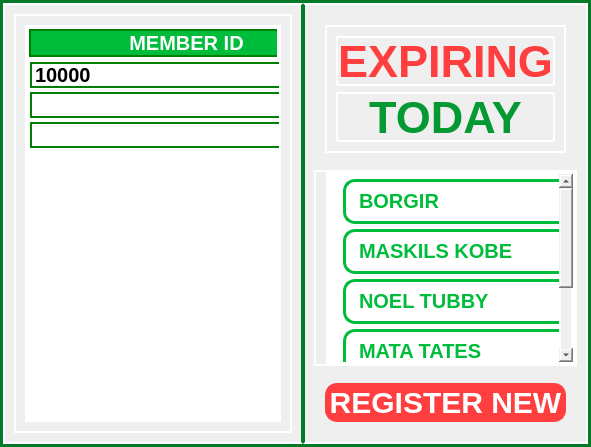
           <widget class="QFrame" name="member_log_mainFrame">
            <property name="maximumSize">
             <size>
              <width>16777215</width>
              <height>16777215</height>
             </size>
            </property>
            <property name="styleSheet">
             <string notr="true">border-color:#037a28;
border-width: 3px;
border-style: solid;</string>
            </property>
            <property name="frameShape">
             <enum>QFrame::StyledPanel</enum>
            </property>
            <property name="frameShadow">
             <enum>QFrame::Raised</enum>
            </property>
            <layout class="QGridLayout" name="gridLayout_8">
             <property name="leftMargin">
              <number>0</number>
             </property>
             <property name="topMargin">
              <number>0</number>
             </property>
             <property name="rightMargin">
              <number>0</number>
             </property>
             <property name="bottomMargin">
              <number>0</number>
             </property>
             <property name="spacing">
              <number>0</number>
             </property>
             <item row="0" column="0">
              <widget class="QFrame" name="frame_61">
               <property name="maximumSize">
                <size>
                 <width>16777215</width>
                 <height>16777215</height>
                </size>
               </property>
               <property name="styleSheet">
                <string notr="true">border-color:white;
border-right-color:#037a28;
border-width: 1.5px;
border-style: solid;</string>
               </property>
               <property name="frameShape">
                <enum>QFrame::StyledPanel</enum>
               </property>
               <property name="frameShadow">
                <enum>QFrame::Raised</enum>
               </property>
               <layout class="QHBoxLayout" name="horizontalLayout_33">
                <item>
                 <widget class="QFrame" name="frame_68">
                  <property name="maximumSize">
                   <size>
                    <width>1350</width>
                    <height>16777215</height>
                   </size>
                  </property>
                  <property name="styleSheet">
                   <string notr="true">border-color: white;</string>
                  </property>
                  <property name="frameShape">
                   <enum>QFrame::StyledPanel</enum>
                  </property>
                  <property name="frameShadow">
                   <enum>QFrame::Raised</enum>
                  </property>
                  <layout class="QHBoxLayout" name="horizontalLayout_30">
                   <item>
                    <widget class="QTableWidget" name="member_tableWidget">
                     <property name="maximumSize">
                      <size>
                       <width>1250</width>
                       <height>16777215</height>
                      </size>
                     </property>
                     <property name="focusPolicy">
                      <enum>Qt::NoFocus</enum>
                     </property>
                     <property name="styleSheet">
                      <string notr="true">QTableWidget{
background-color: white;
gridline-color: green;
font: bold 20px Arial, serif;
border-width: 2px;
	
}
QTableView::item {
margin-top: 3px;
margin-left: 3px;
border-left: 2px solid green;
border-top: 2px solid green;
border-bottom: 2px solid green;
border-right: 2px solid green;
}
QHeaderView::section{
background-color: #00bc3b;
border: 2px solid green;
font: bold 20px Arial, serif;
color: rgb(255, 255, 255);
}
</string>
                     </property>
                     <property name="horizontalScrollBarPolicy">
                      <enum>Qt::ScrollBarAlwaysOff</enum>
                     </property>
                     <property name="editTriggers">
                      <set>QAbstractItemView::NoEditTriggers</set>
                     </property>
                     <property name="gridStyle">
                      <enum>Qt::NoPen</enum>
                     </property>
                     <attribute name="horizontalHeaderCascadingSectionResizes">
                      <bool>true</bool>
                     </attribute>
                     <attribute name="horizontalHeaderDefaultSectionSize">
                      <number>315</number>
                     </attribute>
                     <attribute name="verticalHeaderVisible">
                      <bool>false</bool>
                     </attribute>
                     <row>
                      <property name="text">
                       <string>1</string>
                      </property>
                     </row>
                     <row>
                      <property name="text">
                       <string>New Row</string>
                      </property>
                     </row>
                     <row>
                      <property name="text">
                       <string>New Row</string>
                      </property>
                     </row>
                     <column>
                      <property name="text">
                       <string>MEMBER ID</string>
                      </property>
                      <property name="textAlignment">
                       <set>AlignCenter</set>
                      </property>
                     </column>
                     <column>
                      <property name="text">
                       <string>NAME</string>
                      </property>
                     </column>
                     <column>
                      <property name="text">
                       <string>SUBSCRIPTION DATE</string>
                      </property>
                     </column>
                     <column>
                      <property name="text">
                       <string>EXPIRY DATE</string>
                      </property>
                     </column>
                     <item row="0" column="0">
                      <property name="text">
                       <string>10000</string>
                      </property>
                     </item>
                     <item row="0" column="1">
                      <property name="text">
                       <string>ARCIPE</string>
                      </property>
                     </item>
                     <item row="0" column="2">
                      <property name="text">
                       <string>04-23-2024</string>
                      </property>
                     </item>
                     <item row="0" column="3">
                      <property name="text">
                       <string>05-23-2024</string>
                      </property>
                     </item>
                    </widget>
                   </item>
                  </layout>
                 </widget>
                </item>
               </layout>
              </widget>
             </item>
             <item row="0" column="1">
              <widget class="QFrame" name="frame_66">
               <property name="maximumSize">
                <size>
                 <width>350</width>
                 <height>16777215</height>
                </size>
               </property>
               <property name="styleSheet">
                <string notr="true">border-color:white;
border-left-color:#037a28;
border-width: 1.5px;
border-style: solid;</string>
               </property>
               <property name="frameShape">
                <enum>QFrame::StyledPanel</enum>
               </property>
               <property name="frameShadow">
                <enum>QFrame::Raised</enum>
               </property>
               <layout class="QGridLayout" name="gridLayout_11">
                <item row="1" column="0">
                 <widget class="QFrame" name="frame_71">
                  <property name="maximumSize">
                   <size>
                    <width>16777215</width>
                    <height>500</height>
                   </size>
                  </property>
                  <property name="styleSheet">
                   <string notr="true">border-color: white;</string>
                  </property>
                  <property name="frameShape">
                   <enum>QFrame::StyledPanel</enum>
                  </property>
                  <property name="frameShadow">
                   <enum>QFrame::Raised</enum>
                  </property>
                  <layout class="QHBoxLayout" name="horizontalLayout_32">
                   <property name="spacing">
                    <number>0</number>
                   </property>
                   <property name="leftMargin">
                    <number>0</number>
                   </property>
                   <property name="topMargin">
                    <number>0</number>
                   </property>
                   <property name="rightMargin">
                    <number>0</number>
                   </property>
                   <property name="bottomMargin">
                    <number>0</number>
                   </property>
                   <item>
                    <widget class="QTableWidget" name="expired_mem_tableWidget">
                     <property name="maximumSize">
                      <size>
                       <width>300</width>
                       <height>400</height>
                      </size>
                     </property>
                     <property name="focusPolicy">
                      <enum>Qt::NoFocus</enum>
                     </property>
                     <property name="contextMenuPolicy">
                      <enum>Qt::NoContextMenu</enum>
                     </property>
                     <property name="styleSheet">
                      <string notr="true">QTableWidget{
background-color: white;
margin-left: 10px;
gridline-color: white;
font: bold 20px Arial, serif;
color: #00bc3b;
border-width: 2px;
	
}
QTableView::item {
background-color: white;
border-width: 3px;
border-style: solid;
border-color: #00bc3b;
margin-top: 5px;
margin-left: 15px;
border-radius: 12px;
padding: 10px 0px 10px 10px;
}
QHeaderView::section{
	border-color:#828282;
	background-color: #828282;
border-radius: 1px;
font: bold 35px Arial, serif;
	color: white;
}
</string>
                     </property>
                     <property name="lineWidth">
                      <number>1</number>
                     </property>
                     <property name="verticalScrollBarPolicy">
                      <enum>Qt::ScrollBarAsNeeded</enum>
                     </property>
                     <property name="horizontalScrollBarPolicy">
                      <enum>Qt::ScrollBarAlwaysOff</enum>
                     </property>
                     <property name="editTriggers">
                      <set>QAbstractItemView::NoEditTriggers</set>
                     </property>
                     <property name="selectionMode">
                      <enum>QAbstractItemView::NoSelection</enum>
                     </property>
                     <property name="selectionBehavior">
                      <enum>QAbstractItemView::SelectItems</enum>
                     </property>
                     <property name="verticalScrollMode">
                      <enum>QAbstractItemView::ScrollPerPixel</enum>
                     </property>
                     <property name="showGrid">
                      <bool>false</bool>
                     </property>
                     <property name="gridStyle">
                      <enum>Qt::NoPen</enum>
                     </property>
                     <attribute name="horizontalHeaderVisible">
                      <bool>false</bool>
                     </attribute>
                     <attribute name="horizontalHeaderDefaultSectionSize">
                      <number>300</number>
                     </attribute>
                     <attribute name="verticalHeaderVisible">
                      <bool>false</bool>
                     </attribute>
                     <attribute name="verticalHeaderDefaultSectionSize">
                      <number>50</number>
                     </attribute>
                     <attribute name="verticalHeaderHighlightSections">
                      <bool>false</bool>
                     </attribute>
                     <row>
                      <property name="text">
                       <string>BORGIR</string>
                      </property>
                     </row>
                     <row>
                      <property name="text">
                       <string>MASKILS KOBE</string>
                      </property>
                     </row>
                     <row>
                      <property name="text">
                       <string>NOELTUBBY</string>
                      </property>
                     </row>
                     <row>
                      <property name="text">
                       <string>MATA TATES</string>
                      </property>
                     </row>
                     <row>
                      <property name="text">
                       <string>SANTO DADDY URIEL</string>
                      </property>
                     </row>
                     <row>
                      <property name="text">
                       <string>UTOG OTEN NIEZ</string>
                      </property>
                     </row>
                     <column>
                      <property name="text">
                       <string>MEMBERS</string>
                      </property>
                     </column>
                     <item row="0" column="0">
                      <property name="text">
                       <string>BORGIR</string>
                      </property>
                     </item>
                     <item row="1" column="0">
                      <property name="text">
                       <string>MASKILS KOBE</string>
                      </property>
                     </item>
                     <item row="2" column="0">
                      <property name="text">
                       <string>NOEL TUBBY</string>
                      </property>
                     </item>
                     <item row="3" column="0">
                      <property name="text">
                       <string>MATA TATES</string>
                      </property>
                     </item>
                     <item row="4" column="0">
                      <property name="text">
                       <string>SANTO URIEL</string>
                      </property>
                     </item>
                     <item row="5" column="0">
                      <property name="text">
                       <string>UTOG NIEZ</string>
                      </property>
                     </item>
                    </widget>
                   </item>
                  </layout>
                 </widget>
                </item>
                <item row="2" column="0">
                 <widget class="QFrame" name="frame_67">
                  <property name="maximumSize">
                   <size>
                    <width>16777215</width>
                    <height>200</height>
                   </size>
                  </property>
                  <property name="styleSheet">
                   <string notr="true">border-color: none;</string>
                  </property>
                  <property name="frameShape">
                   <enum>QFrame::StyledPanel</enum>
                  </property>
                  <property name="frameShadow">
                   <enum>QFrame::Raised</enum>
                  </property>
                  <layout class="QHBoxLayout" name="horizontalLayout_29">
                   <item>
                    <widget class="QPushButton" name="register_member_btn">
                     <property name="maximumSize">
                      <size>
                       <width>550</width>
                       <height>55</height>
                      </size>
                     </property>
                     <property name="cursor">
                      <cursorShape>PointingHandCursor</cursorShape>
                     </property>
                     <property name="focusPolicy">
                      <enum>Qt::NoFocus</enum>
                     </property>
                     <property name="styleSheet">
                      <string notr="true">QPushButton{
border-color: #FF3E3F;
background-color: #ff3e3f;
color: rgb(255, 255, 255);
border-radius: 12px;
font: bold 30px Arial, serif;
text-align: center;
cursor: grab;
}

QPushButton:hover{
	border-color:#cc3132;
	background-color: #cc3132;
}
</string>
                     </property>
                     <property name="text">
                      <string>REGISTER NEW</string>
                     </property>
                    </widget>
                   </item>
                  </layout>
                 </widget>
                </item>
                <item row="0" column="0">
                 <widget class="QFrame" name="frame_69">
                  <property name="maximumSize">
                   <size>
                    <width>16777215</width>
                    <height>150</height>
                   </size>
                  </property>
                  <property name="styleSheet">
                   <string notr="true">border-color: none;</string>
                  </property>
                  <property name="frameShape">
                   <enum>QFrame::StyledPanel</enum>
                  </property>
                  <property name="frameShadow">
                   <enum>QFrame::Raised</enum>
                  </property>
                  <layout class="QHBoxLayout" name="horizontalLayout_28">
                   <item>
                    <widget class="QFrame" name="frame_70">
                     <property name="styleSheet">
                      <string notr="true">border-color: white;</string>
                     </property>
                     <property name="frameShape">
                      <enum>QFrame::StyledPanel</enum>
                     </property>
                     <property name="frameShadow">
                      <enum>QFrame::Raised</enum>
                     </property>
                     <layout class="QVBoxLayout" name="verticalLayout_15">
                      <item>
                       <widget class="QPushButton" name="pushButton_5">
                        <property name="focusPolicy">
                         <enum>Qt::NoFocus</enum>
                        </property>
                        <property name="styleSheet">
                         <string notr="true">font: bold 45px Arial, serif;
color: #ff3e3f;
text-align:center;
border-radius:1px;</string>
                        </property>
                        <property name="text">
                         <string>EXPIRING</string>
                        </property>
                       </widget>
                      </item>
                      <item>
                       <widget class="QPushButton" name="pushButton_7">
                        <property name="focusPolicy">
                         <enum>Qt::NoFocus</enum>
                        </property>
                        <property name="styleSheet">
                         <string notr="true">font: bold 45px Arial, serif;
color:#049933;
text-align:center;
border-radius:1px;</string>
                        </property>
                        <property name="text">
                         <string>TODAY</string>
                        </property>
                       </widget>
                      </item>
                     </layout>
                    </widget>
                   </item>
                  </layout>
                 </widget>
                </item>
               </layout>
              </widget>
             </item>
            </layout>
           </widget>
